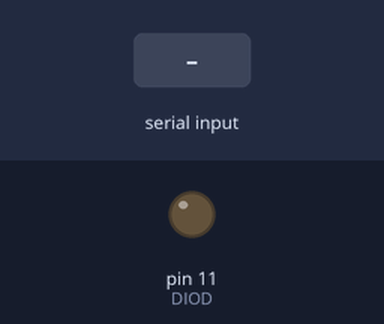
The sketch below on a simulated Arduino Uno, built with avr-gcc and run on an emulated ATmega328P. Parts: output pins drawn as LEDs (lit = HIGH). The test bench sets the inputs (shaded band). What the sketch prints to the serial monitor is not drawn.

Above: at 1.2 s.
1.3 s: byte 117 (LED_ON) received over Serial
At 2.5 s:
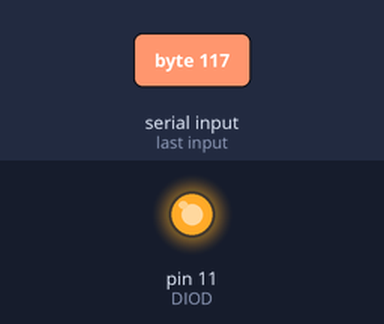
2.8 s: "1" received over Serial
Timing chart, 0 to 5.8 s (numbered marks = the images above; inputs shaded):
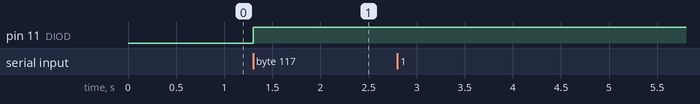

Measured:
- after the input at 1.3 s, pin 11 (DIOD): LOW → HIGH at once
- after the input at 2.8 s, every drawn part: stays the same

The sketch:

ledson.ino
```cpp
#define DIOD 11

#define LED_ON 'u'
#define LED_OFF 'd'

void setup() {
  // put your setup code here, to run once:
  Serial.begin(9600);
  pinMode(DIOD, OUTPUT);
}

void update_state(){
  if (Serial.available() > 0) {
    char cmd = Serial.read();
    if(cmd == LED_ON) {
      digitalWrite(DIOD, HIGH);
    } else if(cmd == LED_OFF) {
      digitalWrite(DIOD, LOW);
    } else {
      Serial.println("Unknown command");
    }
  }
}

void loop() {
  // put your main code here, to run repeatedly:
  update_state();
}
```
